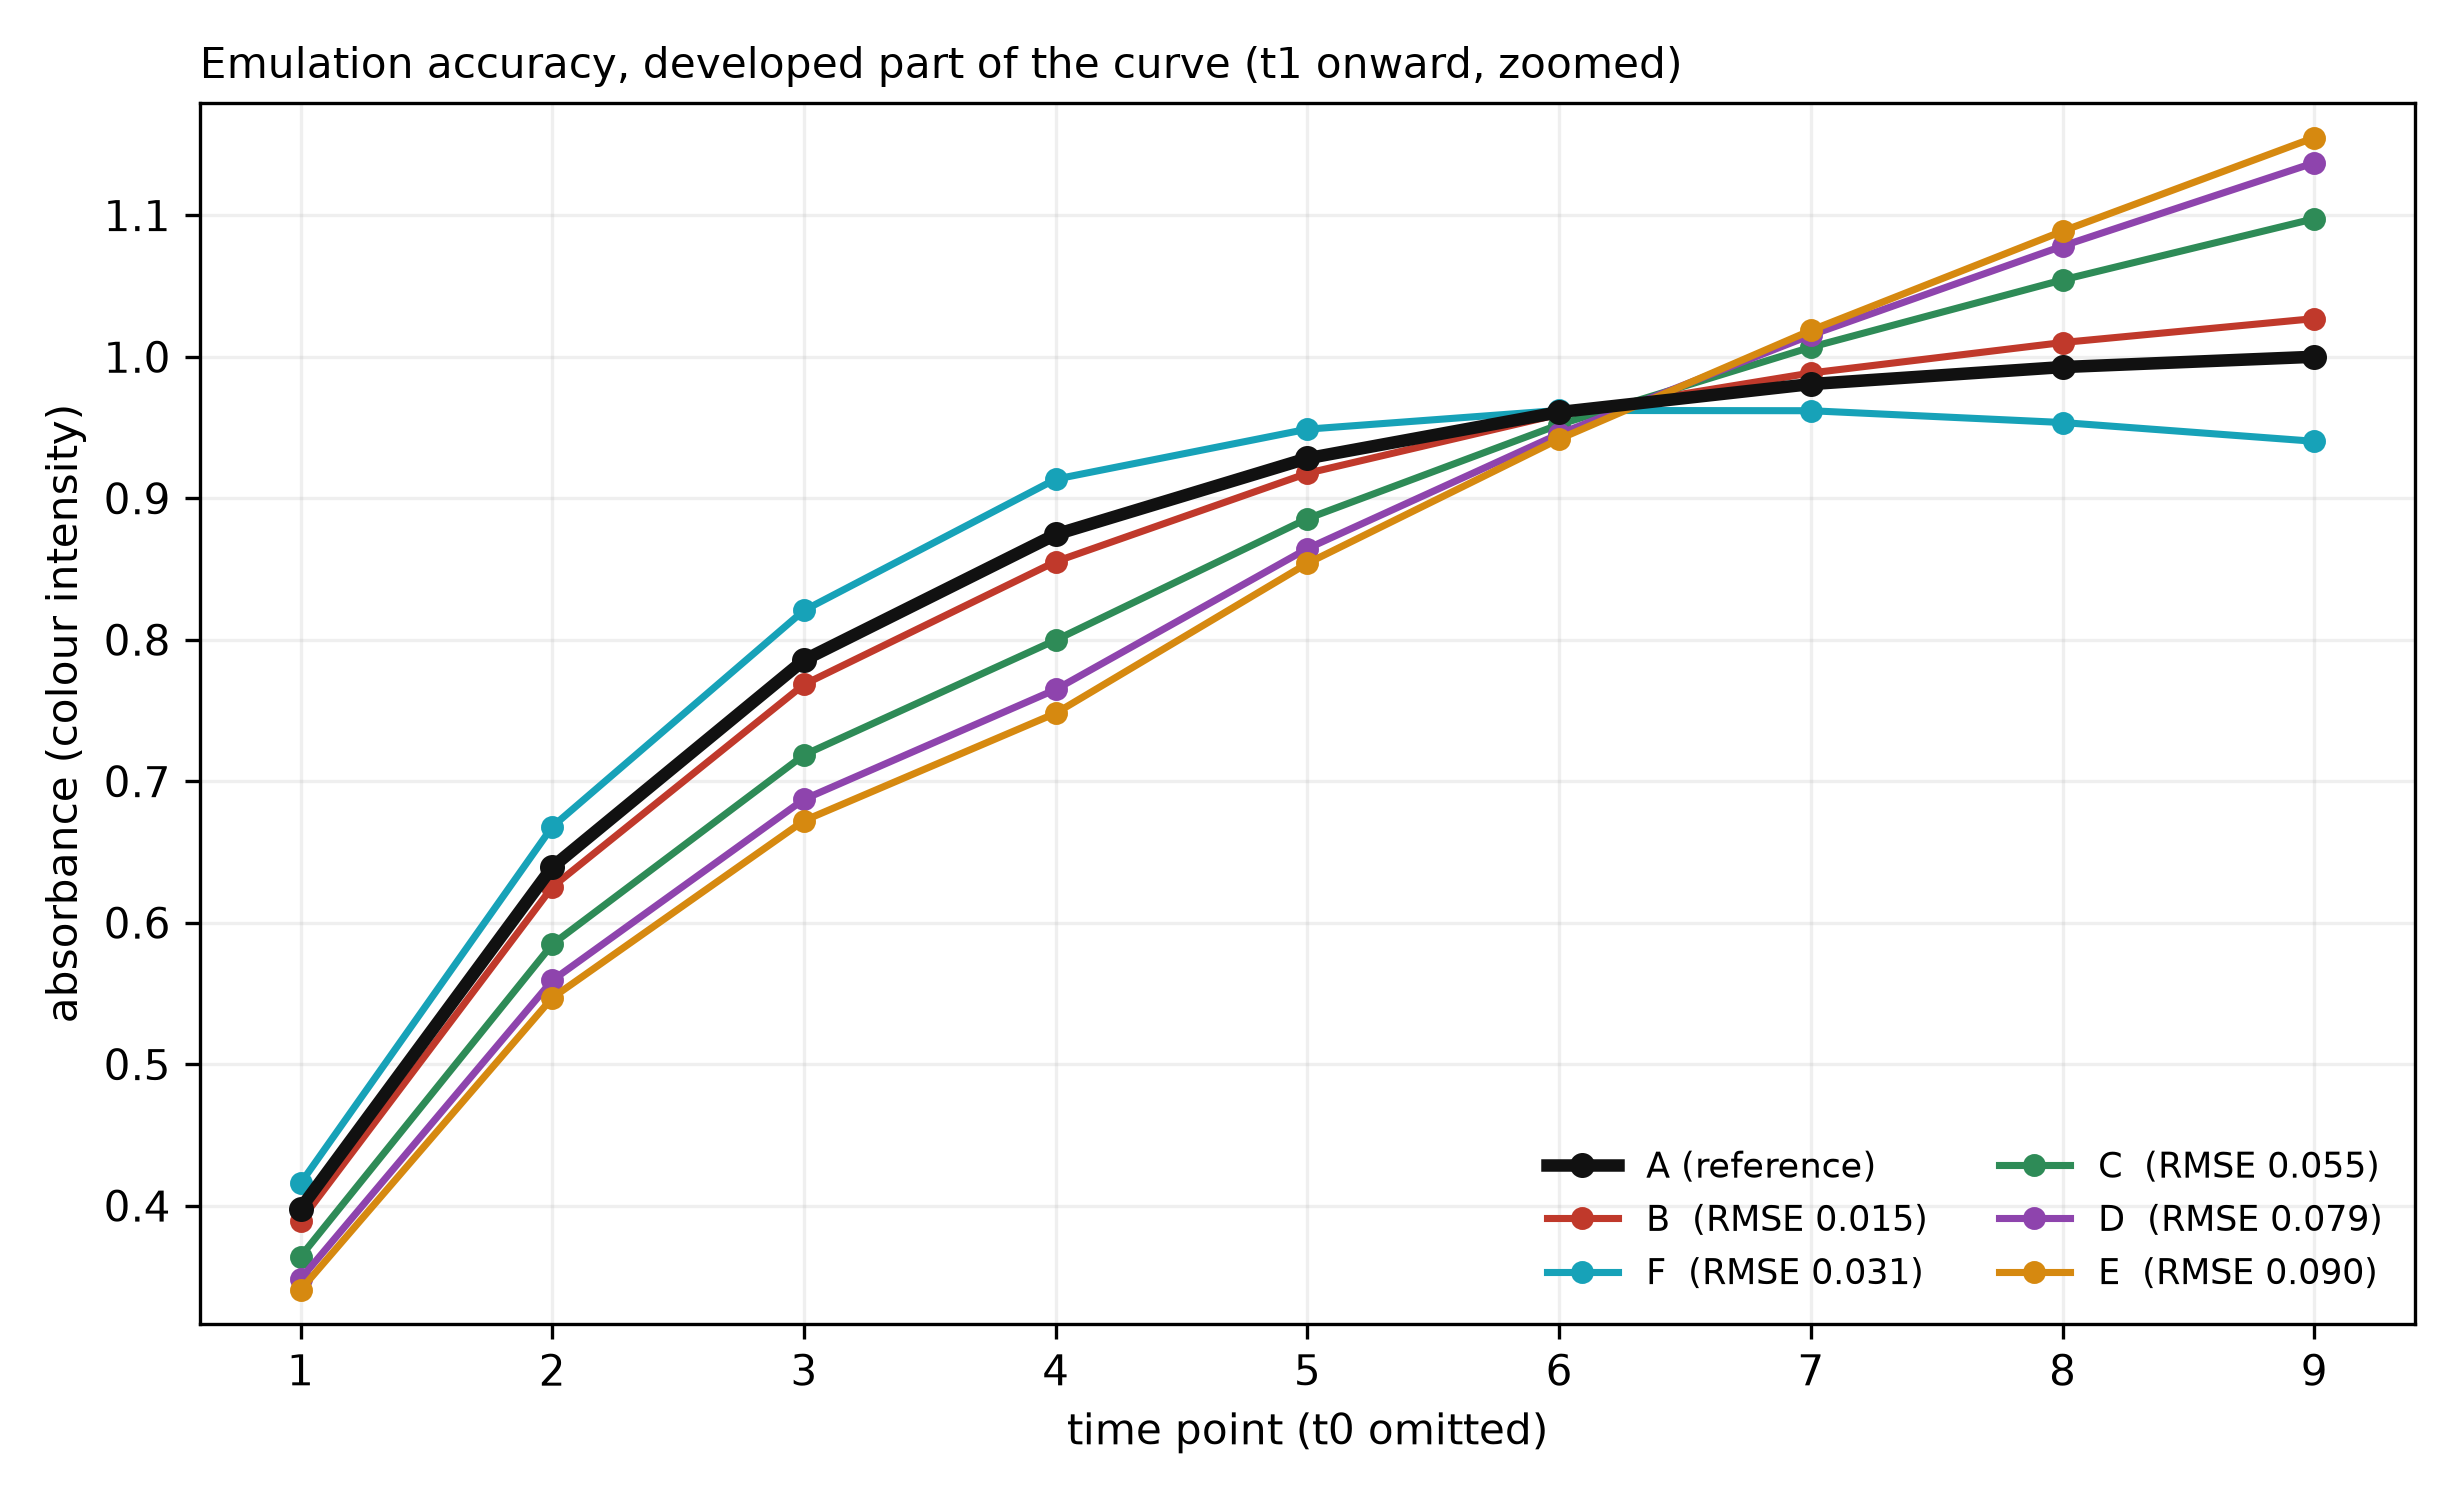

The Python source for this figure:
"""Zoomed detail: each candidate's best inverted solution against the reference, t1 onward.

A companion to ``colour-inversion-validation.png`` that magnifies the developed part of the curve.
The first time point (t0), where every curve is near zero and carries little information, is dropped,
and the vertical axis is tightened to the range of the plotted points (it does not include zero), so
the accuracy of the emulation is visible: each candidate's curve is the best amplitude for that
compound's fixed shape (its best attainable inverted solution). B and F sit on the reference, C is
close, and D and E lift away at the tail by their late-time drift, the shape no setting can change.
Regenerates ``colour-emulation-detail.png``.
"""

import numpy as np
import matplotlib.pyplot as plt

from colour_case_study import GROUND_TRUTH, REF_SHAPE, TAIL_BASIS, TIME_POINTS, ground_truth_curve, shape_floor

goal = ground_truth_curve("A", [0, 0, 0, 0])          # reference: A at centre, noiseless
order = ["B", "F", "C", "D", "E"]                      # by |drift|, closest first
palette = {"A": "#111111", "B": "#c0392b", "C": "#2e8b57", "D": "#8e44ad", "E": "#d68910", "F": "#17a2b8"}

t = TIME_POINTS[1:]                                     # drop t0
emul = {c: shape_floor(c)[1] * np.clip(REF_SHAPE + GROUND_TRUTH[c]["drift"] * TAIL_BASIS, 0.0, None)
        for c in order}                                # best-amplitude (best inverted) curve per candidate

stack = np.concatenate([goal[1:]] + [emul[c][1:] for c in order])
ymin, ymax = float(stack.min()), float(stack.max())
pad = 0.03 * (ymax - ymin)

fig, ax = plt.subplots(figsize=(8.2, 5.0))
ax.plot(t, goal[1:], color=palette["A"], lw=3.0, marker="o", ms=5, label="A (reference)", zorder=5)
for c in order:
    rmse, _ = shape_floor(c)
    ax.plot(t, emul[c][1:], color=palette[c], lw=1.7, marker="o", ms=4.5,
            label=f"{c}  (RMSE {rmse:.3f})")

ax.set_ylim(ymin - pad, ymax + pad)                    # tight; excludes zero
ax.set_xticks(t)
ax.set_xlabel("time point (t0 omitted)")
ax.set_ylabel("absorbance (colour intensity)")
ax.set_title("Emulation accuracy, developed part of the curve (t1 onward, zoomed)",
             fontsize=10, loc="left")
ax.legend(frameon=False, fontsize=8.5, loc="lower right", ncol=2)
ax.grid(alpha=0.2)
fig.tight_layout()
fig.savefig("colour-emulation-detail.png", dpi=300, facecolor="w", edgecolor="w", transparent=True)
print("saved colour-emulation-detail.png")
print(f"y-range plotted: {ymin:.3f} to {ymax:.3f}")
